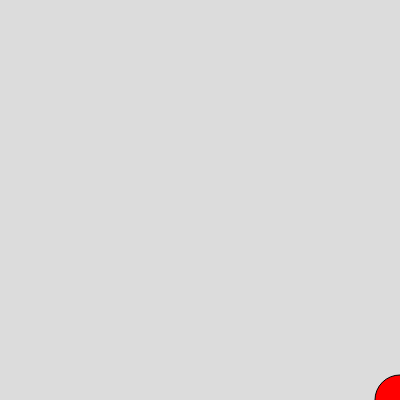
Frame 1 (no input)
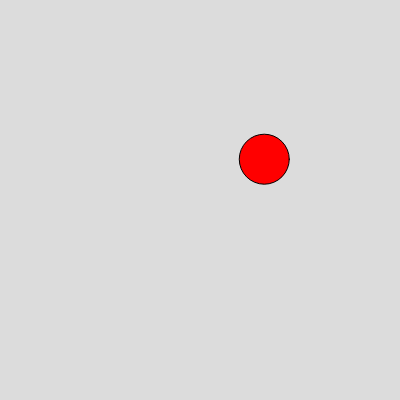
Frame 60 (no input)
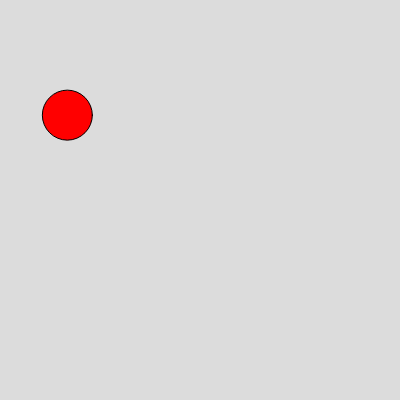
Frame 120 (the mouse pressed at the canvas centre since frame 60)

The p5.js sketch that drew these frames (run headless with seeded random() and noise() and a simulated clock; from frame 60 on, the mouse is pressed at the canvas centre):

// p5.js sketch
// ── sketch.js

let x, y, velocidade;
let diametro=50;

function setup() {
  createCanvas(400, 400);
  x = width;
  y=height;
  velocidade=0.01;
  
}

function draw() {
  background(220);
  fill(255,0,0);
  ellipse(x,y,diametro,diametro);
  x=x+ velocidade;
  y=y+velocidade;
  
  if(x-diametro/2>=0|| x+diametro/2>=width||
    y-diametro/2>=0|| y+diametro/2>=height){
    x=random(diametro/2, width-diametro/2);
    y=random(diametro/2, height-diametro/2);
    velocidade=velocidade*-1;
    
  }

}
